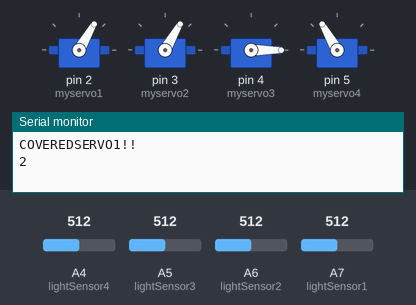
Bench run of a sketch on a simulated Arduino Nano, built with avr-gcc and run on an emulated ATmega328P. Shown: 4 × servo, the last lines printed to the serial monitor. Inputs (shaded band) come from the test bench; at power-on: A7 (lightSensor1) = 512, A6 (lightSensor2) = 512, A4 (lightSensor4) = 512, A5 (lightSensor3) = 512. Random numbers use the default seed unless the sketch sets one.

Above: at 1.8 s.
1.9 s: A7 (lightSensor1) set to 916
At 5.9 s:
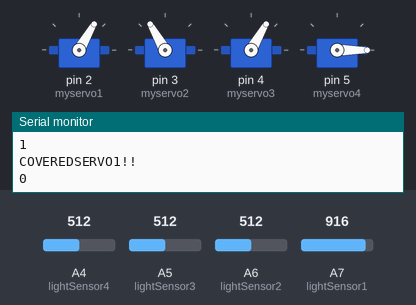
6.1 s: A7 (lightSensor1) set to 943
At 8.1 s:
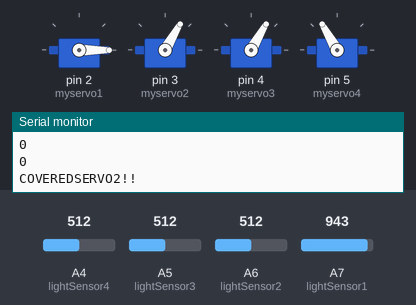
At 9.1 s:
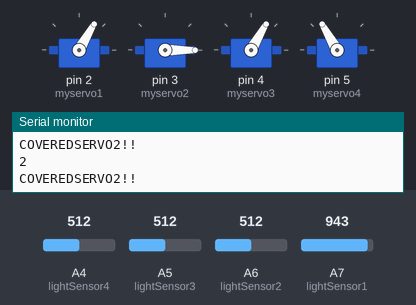
9.9 s: A6 (lightSensor2) set to 940
14.1 s: A6 (lightSensor2) set to 921
18.3 s: A6 (lightSensor2) set to 992
Timing chart, 0 to 23.5 s (numbered marks = the images above; inputs shaded):
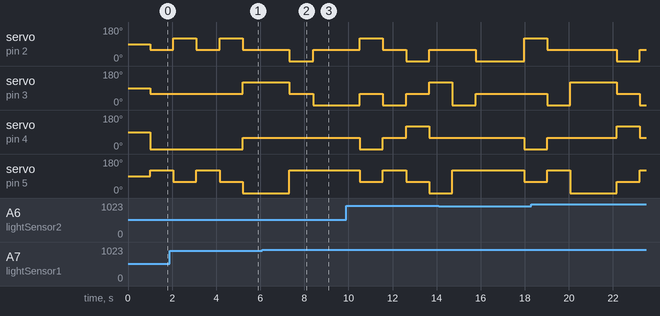

The sketch:

final.ino
```cpp
// Initially, we began with the Arduino example code "servo sweep" and tailored it for a one-motor-to-one-sensor setup.
// Subsequently, we modified the code further to coordinate the movement of four motors, guiding a ball to a
// randomly selected corner based on light sensor inputs.

#include <Servo.h>

Servo myservo1; // for four std motors
Servo myservo2;
Servo myservo3;
Servo myservo4;

int lightSensor1 = A7; // for four light sensors
int lightSensor2 = A6;
int lightSensor3 = A5;
int lightSensor4 = A4;


int lightSensorVal1;  // value of four light sensors
int lightSensorVal2;
int lightSensorVal3;
int lightSensorVal4;

int lightSensorThreshold = 930;

long randNumber;


void setup() {
  myservo1.attach(2);  // attach 4 motors
  myservo2.attach(3);
  myservo3.attach(4);
  myservo4.attach(5);
  Serial.begin(9600);
  randomSeed(analogRead(0)); // random initializer

}

void loop() {
  lightSensorVal1 = analogRead(lightSensor1);  // reading and assigning values of 4 senosors
  lightSensorVal2 = analogRead(lightSensor2);
  lightSensorVal3 = analogRead(lightSensor3);
  lightSensorVal4 = analogRead(lightSensor4);

if (lightSensorVal1<=lightSensorThreshold) // 1st sensor and motor
  {
  randNumber = random(3);
  delay(1000);
   if (randNumber == 0) //lower corner 2
   {
     myservo2.write(120);
     myservo1.write(60);
     myservo3.write(60);
     myservo4.write(0);
    delay(50);


   }
   else if (randNumber == 1) // lower corner 3
   {

     myservo3.write(0);
     myservo2.write(60);
     myservo1.write(120);
     myservo4.write(60);
      delay(50);

   }

   else // lower corner 4
   {

    myservo4.write(120);
    myservo2.write(60);
    myservo1.write(60);
    myservo3.write(0);
    delay(50);

   }


 Serial.println("COVEREDSERVO1!!");
 Serial.println(randNumber);
  }

else  if (lightSensorVal2<=lightSensorThreshold) // 2nd sensor and motor
  {

  randNumber = random(3);
  delay(1000);

   if (randNumber == 0) //lower corner 1
   {
    myservo1.write(0);
    myservo2.write(60);
    myservo3.write(60);
    myservo4.write(120);
    delay(100);


   }
   else if (randNumber == 1) // lower corner 3
   {

      myservo3.write(0);
      myservo2.write(60);
      myservo4.write(60);
      myservo1.write(120);
      delay(50);

   }

   else // lower corner 4
   {


      myservo4.write(120);
      myservo3.write(60);
      myservo2.write(0);
      myservo1.write(60);
      delay(50);

   }
  Serial.println(randNumber);
  Serial.println("COVEREDSERVO2!!");
  }


else  if (lightSensorVal3<=lightSensorThreshold) // 3rd sensor and motor
  {
  randNumber = random(3);
  delay(1000);
   if (randNumber == 0) //lower corner 1
   {
    myservo2.write(60);
    myservo1.write(0);
    myservo4.write(60);
    myservo3.write(120);
    delay(50);


   }
   else if (randNumber == 1) // lower corner 2
   {

      myservo2.write(120);
      myservo4.write(0);
      myservo1.write(60);
      myservo3.write(60);
      delay(50);

   }

   else // lower corner 4
   {


      myservo4.write(120);
      myservo1.write(60);
      myservo3.write(60);
      myservo2.write(0);
      delay(50);

   }


 Serial.println("COVEREDSERVO3!!");
 Serial.println(randNumber);
  }


else  if (lightSensorVal4<=lightSensorThreshold) // 4th sensor and motor
  {
  randNumber = random(3);
  delay(1000);
   if (randNumber == 0) //lower corner 1
   {
    myservo1.write(0);
    myservo2.write(60);
    myservo3.write(120);
    myservo4.write(60);
    delay(50);


   }
   else if (randNumber == 1) // lower corner 2
   {

      myservo2.write(120);
      myservo1.write(60);
      myservo4.write(0);
      myservo3.write(60);
      delay(50);

   }

   else // lower corner 3
   {


      myservo3.write(0);
      myservo2.write(60);
      myservo1.write(120);
      myservo4.write(60);
      delay(50);

   }


 Serial.println("COVEREDSERVO4!!");
 Serial.println(randNumber);
  }

else{

   Serial.println("NOTCOVERED!!"); //no sensors covered
}

}
```

Measured:
- the behaviour switches between 930 and 931 on A7 (lightSensor1) (found by bisection; images 1 and 2)
- after the input at 6.1 s, servo on pin 2 (myservo1): 60° → 0° after 1.2 s, → 60° 1.1 s later
- by itself, servo on pin 2 (myservo1): alternates 120° for 1.1 s and 60° for 1.1 s
